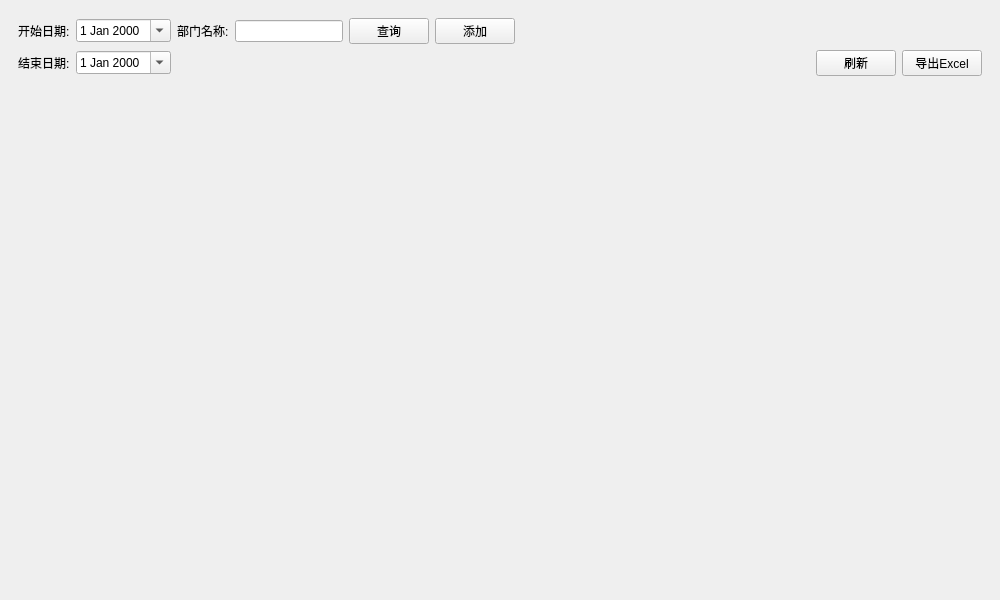
<?xml version="1.0" encoding="UTF-8"?>
<ui version="4.0">
 <class>FrmPackTypeTable</class>
 <widget class="QWidget" name="FrmPackTypeTable">
  <property name="geometry">
   <rect>
    <x>0</x>
    <y>0</y>
    <width>1000</width>
    <height>600</height>
   </rect>
  </property>
  <property name="windowTitle">
   <string>Form</string>
  </property>
  <layout class="QGridLayout" name="gridLayout_3">
   <property name="leftMargin">
    <number>0</number>
   </property>
   <property name="topMargin">
    <number>0</number>
   </property>
   <property name="rightMargin">
    <number>0</number>
   </property>
   <property name="bottomMargin">
    <number>0</number>
   </property>
   <item row="0" column="0">
    <widget class="QStackedWidget" name="stackedWidget">
     <property name="currentIndex">
      <number>0</number>
     </property>
     <widget class="QWidget" name="page">
      <layout class="QGridLayout" name="gridLayout_2" rowstretch="1,9">
       <item row="0" column="0">
        <widget class="QWidget" name="widget" native="true">
         <layout class="QGridLayout" name="gridLayout">
          <item row="0" column="3">
           <widget class="QLineEdit" name="editName">
            <property name="sizePolicy">
             <sizepolicy hsizetype="Minimum" vsizetype="Fixed">
              <horstretch>0</horstretch>
              <verstretch>0</verstretch>
             </sizepolicy>
            </property>
           </widget>
          </item>
          <item row="1" column="8">
           <widget class="QPushButton" name="btnExport">
            <property name="sizePolicy">
             <sizepolicy hsizetype="Minimum" vsizetype="Fixed">
              <horstretch>0</horstretch>
              <verstretch>0</verstretch>
             </sizepolicy>
            </property>
            <property name="toolTip">
             <string>导出Excel</string>
            </property>
            <property name="text">
             <string>导出Excel</string>
            </property>
            <property name="icon">
             <iconset resource="../../main.qrc">
              <normaloff>:/image/excel.png</normaloff>:/image/excel.png</iconset>
            </property>
           </widget>
          </item>
          <item row="0" column="0">
           <widget class="QLabel" name="label">
            <property name="text">
             <string>开始日期:</string>
            </property>
           </widget>
          </item>
          <item row="0" column="4">
           <widget class="QPushButton" name="btnQuery">
            <property name="text">
             <string>查询</string>
            </property>
           </widget>
          </item>
          <item row="0" column="5">
           <widget class="QPushButton" name="btnAdd">
            <property name="text">
             <string>添加</string>
            </property>
           </widget>
          </item>
          <item row="0" column="2">
           <widget class="QLabel" name="label_3">
            <property name="text">
             <string>部门名称:</string>
            </property>
           </widget>
          </item>
          <item row="1" column="0">
           <widget class="QLabel" name="label_2">
            <property name="text">
             <string>结束日期:</string>
            </property>
           </widget>
          </item>
          <item row="0" column="6">
           <spacer name="horizontalSpacer_2">
            <property name="orientation">
             <enum>Qt::Horizontal</enum>
            </property>
            <property name="sizeHint" stdset="0">
             <size>
              <width>40</width>
              <height>20</height>
             </size>
            </property>
           </spacer>
          </item>
          <item row="1" column="7">
           <widget class="QPushButton" name="btnRefresh">
            <property name="toolTip">
             <string>刷新</string>
            </property>
            <property name="text">
             <string>刷新</string>
            </property>
            <property name="icon">
             <iconset resource="../../main.qrc">
              <normaloff>:/image/刷新.png</normaloff>:/image/刷新.png</iconset>
            </property>
           </widget>
          </item>
          <item row="0" column="1">
           <widget class="QDateEdit" name="dateStart">
            <property name="calendarPopup">
             <bool>true</bool>
            </property>
           </widget>
          </item>
          <item row="1" column="1">
           <widget class="QDateEdit" name="dateEnd">
            <property name="calendarPopup">
             <bool>true</bool>
            </property>
           </widget>
          </item>
         </layout>
        </widget>
       </item>
       <item row="1" column="0">
        <widget class="GbsTableWidget" name="tableWidget" native="true"/>
       </item>
      </layout>
     </widget>
     <widget class="QWidget" name="page_2">
      <layout class="QGridLayout" name="gridLayout_4"/>
     </widget>
    </widget>
   </item>
  </layout>
 </widget>
 <customwidgets>
  <customwidget>
   <class>GbsTableWidget</class>
   <extends>QWidget</extends>
   <header>gbstablewidget.h</header>
   <container>1</container>
  </customwidget>
 </customwidgets>
 <resources>
  <include location="../../main.qrc"/>
 </resources>
 <connections/>
</ui>
